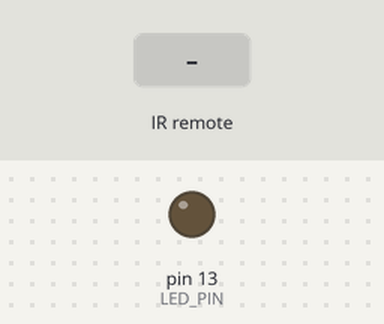
The sketch below on a simulated Arduino Uno, built with avr-gcc and run on an emulated ATmega328P. Parts: output pins drawn as LEDs (lit = HIGH). Inputs (shaded band) come from the test bench. What the sketch prints to the serial monitor is not drawn.

Above: at 1.2 s.
1.3 s: infrared code 0x9E610679 received
At 2.5 s:
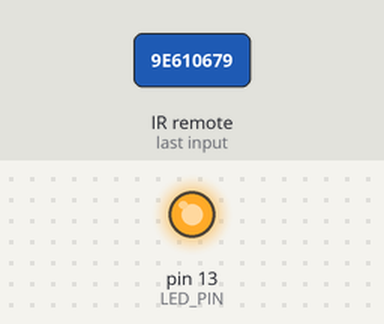
2.8 s: infrared code 0xFE801669 received
At 3.4 s:
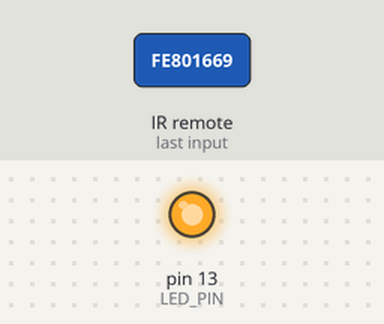
4.3 s: infrared code 0xFE80E699 received
At 5.5 s:
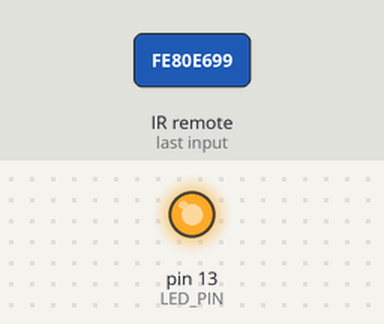
5.8 s: infrared code 0x9E61F20D received
Timing chart, 0 to 9.3 s (numbered marks = the images above; inputs shaded):
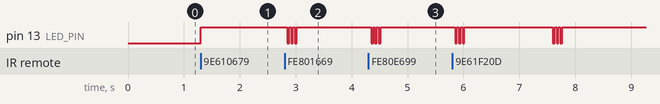

The sketch:

beogram_bridge.ino
```cpp
#include <IRremote.h>

/* Bridge output -> receiver IR port input.
   As defined in IRremote library, output PWM pin = 3. */
#define RECEIVER_INPUT_PIN TIMER_PWM_PIN
#define IR_RECEIVER_PIN 6
#define LED_PIN 13

//#define DEBUG_MODE // uncomment to print receiverd remote codes to terminal
#define DEBUG_SERIAL_SPEED 9600

#define BEO_SERIAL_SPEED 320
#define BEO_CMD_DELAY 50  // Delay between next command send/receive
#define BEO_TONEARM_DELAY 1500
#define RECEIVER_VOL_TRIM 21
#define RECEIVER_CMD_DELAY 70
#define RECEIVER_CODE_SIZE 32

// Bang&Olufsen Beogram 5000 codes
typedef enum {
  BEO_PLAY = 0x2A,   // or 0x35, resend code X times for X repeats
  BEO_PAUSE = 0x36,  // or ox26
  BEO_STOP = 0x16,
  BEO_TONEARM_UP = 0x46,
  BEO_TONEARM_DOWN = 0x1E,
  BEO_SHUTDOWN = 0x2E,
} beo_code_t;

// Yamaha R-N500 receiver remote codes
typedef enum {
  Y_CODE_REPEAT = 0x00,
  Y_SOURCE_OFF = 0x9E610679,
  Y_SOURCE_PHONO = 0x5EA12857,
  Y_SOURCE_NET = 0xFE80FC83,
  Y_PLAY = 0xFE801669,
  Y_PAUSE = 0xFE80E699,
  Y_STOP = 0xFE8096E9,
  Y_VOL_UP = 0x5EA15827,
  Y_VOL_DOWN = 0x5EA1D8A7,
  Y_DISK_SKIP = 0x9E61F20D,
} nec_code_t;

IRrecv m_ir_recv(IR_RECEIVER_PIN);
IRsend m_ir_send;
bool m_bridge_state = false;
bool m_led_state = false;

void setup() {
#ifdef DEBUG_MODE
  Serial.begin(DEBUG_SERIAL_SPEED);
#else
  Serial.begin(BEO_SERIAL_SPEED, SERIAL_7N1);
#endif

  m_ir_recv.enableIRIn();  // Start receiver

  pinMode(LED_PIN, OUTPUT);
}

void bridge_enabled(bool s) {
  m_bridge_state = s;
  led_enabled(s);
  if (!s) {
    on_beo_shutdown();
  }
}

void on_beo_play() {
  receiver_send(Y_SOURCE_PHONO);

  if (!m_bridge_state) {
    bridge_enabled(true);

    // Increase receiver volume
    for (int i = 0; i < RECEIVER_VOL_TRIM; i++) {
      receiver_send(Y_VOL_UP);
      delay(RECEIVER_CMD_DELAY);
    }
  }
}

void on_beo_shutdown() {
  // Decrease receiver volume
  for (int i = 0; i <= RECEIVER_VOL_TRIM; i++) {
    receiver_send(Y_VOL_DOWN);
    delay(RECEIVER_CMD_DELAY);
  }

  // Play Spotify
  receiver_send(Y_SOURCE_NET);
  delay(RECEIVER_CMD_DELAY);
  receiver_send(Y_PLAY);
}

void beo_send(int code) {
  // Code must be sent twice
  Serial.write(code);
  delay(BEO_CMD_DELAY);
  Serial.write(code);

  blink(200, 3);
}

void beo_receive(int code) {
  static int prev_code = 0;

  // All commands from turntable repeats twice
  if (code != prev_code) {
    prev_code = code;
    delay(BEO_CMD_DELAY);
    return;
  }

  switch (code) {
    case BEO_TONEARM_DOWN:
      on_beo_play();
      break;
    case BEO_SHUTDOWN:
      on_beo_shutdown();
      break;
  }
  prev_code = 0;
}

void receiver_send(long int code) {
  m_ir_send.sendNEC(code, RECEIVER_CODE_SIZE);
}

void remote_receive(decode_results *code) {
#ifdef DEBUG_MODE
  Serial.println(code->value, HEX);
#endif

  switch (code->value) {
    case Y_SOURCE_OFF:
      bridge_enabled(!m_bridge_state);
      if (!m_bridge_state) {
        beo_send(BEO_STOP);
      }
      break;
    case Y_STOP:
      if (m_bridge_state) {
        beo_send(BEO_STOP);
      }
      break;
    case Y_PAUSE:
      if (m_bridge_state) {
        beo_send(BEO_PAUSE);
      }
      break;
    case Y_PLAY:
      if (m_bridge_state) {
        beo_send(BEO_PLAY);
      }
      break;
    case Y_DISK_SKIP:
      if (m_bridge_state) {
        beo_send(BEO_PAUSE);
        delay(BEO_TONEARM_DELAY);  // wait while tonearm end his move
        beo_send(BEO_PLAY);
      }
      break;

    default:
      break;
  }
}

void led_enabled(bool state) {
  digitalWrite(LED_PIN, state);
  m_led_state = state;
}

void blink(int delay_ms, int repeat) {
  for (int i = repeat; i > 0; i--) {
    led_enabled(!m_led_state);
    delay(delay_ms / repeat / 2);
    led_enabled(!m_led_state);
    delay(delay_ms / repeat / 2);
  }
}

void loop() {
  decode_results remote_code;

  while (Serial.available()) {
    beo_receive(Serial.read());
    m_ir_recv.enableIRIn();
  }

  if (m_ir_recv.decode(&remote_code)) {
    remote_receive(&remote_code);

    m_ir_recv.resume();  // Receive next value
    m_ir_recv.enableIRIn();
  }
}
```

Measured:
- after the input at 1.3 s, pin 13 (LED_PIN): LOW → HIGH at once
- after the input at 2.8 s, pin 13 (LED_PIN): alternates HIGH for 0.03 s and LOW for 0.03 s, 6 changes in all, then stays HIGH, starting after 0.05 s
- after the input at 4.3 s, pin 13 (LED_PIN): alternates HIGH for 0.03 s and LOW for 0.03 s, 6 changes in all, then stays HIGH, starting after 0.05 s
